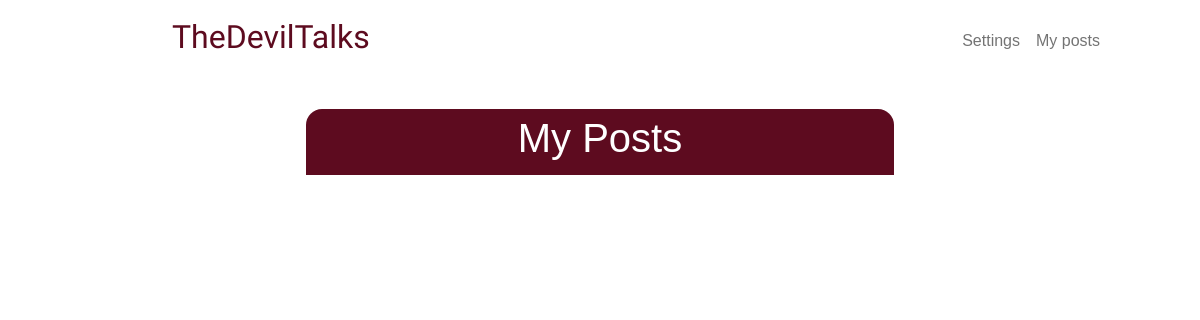
Before: /my-posts (signed in) with the older database file.
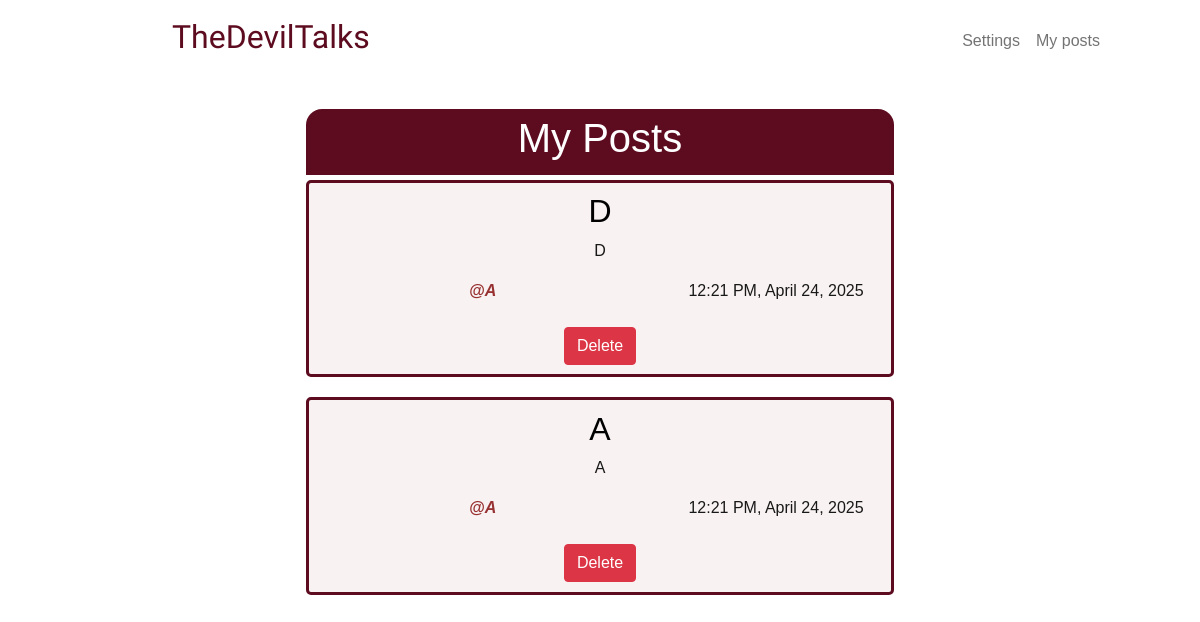
After: the same page with the newer database file.
### tables this page shows
CREATE TABLE posts (
    id INTEGER PRIMARY KEY AUTOINCREMENT NOT NULL,
    user_id INTEGER NOT NULL,
    title TEXT NOT NULL, 
    content TEXT NOT NULL,
    time_stamp DATETIME DEFAULT CURRENT_TIMESTAMP,
    FOREIGN KEY (user_id) REFERENCES users(id) ON DELETE RESTRICT
);

CREATE TABLE users (
    id INTEGER PRIMARY KEY AUTOINCREMENT NOT NULL,
    username TEXT UNIQUE NOT NULL,
    hashed_password TEXT NOT NULL,
    joined_at DATETIME NOT NULL DEFAULT CURRENT_TIMESTAMP,
    is_admin BOOLEAN DEFAULT FALSE
);

### app.py (the view)
@app.route("/my-posts", methods=["GET", "POST"])
@login_required
def my_posts():
    fetch_query = """
        SELECT
            posts.id,
            posts.title,
            posts.content,
            posts.time_stamp,
            users.username
        FROM posts
        JOIN users ON posts.user_id = users.id
        WHERE posts.user_id = ?
        ORDER BY posts.time_stamp DESC;
    """
    if request.method == "POST":
        post_id = request.form.get("post_id")
        db.execute("DELETE FROM posts WHERE id = ? AND user_id = ? ", post_id, session["user_id"])
        user_posts = db.execute(fetch_query, session["user_id"])
        return render_template("my_posts.html", user_posts=user_posts)
    user_posts = db.execute(fetch_query, session["user_id"])
    return render_template("my_posts.html",  user_posts=user_posts)

### app.py (called while the page is built)
def login_required(f):
    @wraps(f)
    def decorated_function(*args, **kwargs):
        if session.get("user_id") is None:
            return redirect("/login")
        return f(*args, **kwargs)
    return decorated_function

@app.template_filter("format_datetime")
def format_datetime(date_time):
    try:
        parsed_date_time = datetime.strptime(date_time, "%Y-%m-%d %H:%M:%S")
        if platform.system() == "Windows":
            format = "%#I:%M %p, %B %d, %Y" # Hashtag instead of '-'
        else:
            format = "%-I:%M %p, %B %d, %Y" # UNIX OS: '-' instead of Hashtag
        return parsed_date_time.strftime(format)
    except Exception:
        return date_time

### templates/my_posts.html (shortened to what this page needs)
{% extends "layout.html" %}
{% block main %}
    <div class="others-post-header">
        <h1> My Posts </h1>
    </div>
    <div>
        {% for post in user_posts %}
            <div class="others-post-container">
                <h2>{{ post["title"] }} </h2>
                <p>{{ post["content"] }} </p>
                <div class="row">
                    <div class="column left">
                        <p class="username"><strong> @{{ post["username"] }} </strong></p>
                    </div>
                    <div class="column right">
                        <p> {{ post["time_stamp"] | format_datetime }} </p>
                    </div>
                </div>
                <form action="/my-posts" method="post" onsubmit="return confirm('Are you sure you want to delete the post?');">
                    <button type="submit" class="btn btn-danger mt-2">Delete</button>
                </form>
            </div>
        {% endfor %}
    </div>
{% endblock %}

### templates/layout.html (shortened to what this page needs)
<!DOCTYPE html>
<html lang="en">
    <head>
        <link href="https://cdn.jsdelivr.net/npm/bootstrap@5.1.3/dist/css/bootstrap.min.css" rel="stylesheet">
        <link href="/static/styles.css" rel="stylesheet">
    </head>
    <body>
        <nav class="bg-light navbar navbar-expand-md navbar-light" id="white-bg">
            <div class="container-fluid">
                <a class="navbar-brand" href="/" id="logo">TheDevilTalks</a>
                <div class="collapse navbar-collapse" id="navbar">
                    {% if session["user_id"] %}
                        <ul class="navbar-nav ms-auto mt-2 rem5-right-padding" >
                            <li class="nav-item"><a class="nav-link" href="/setting">Settings</a></li>
                            <li class="nav-item"><a class="nav-link" href="/my-posts"> My posts </a></li>
                        </ul>
                    {% else %}
                        <ul class="navbar-nav ms-auto mt-1 rem5-right-padding">
                            <li class="nav-item"><a class="nav-link" href="/register">Register</a></li>
                            <li class="nav-item"><a class="nav-link" href="/login">Log In</a></li>
                        </ul>
                    {% endif %}
                </div>
            </div>
        </nav>
        <main class="container-fluid text-center">
            {% block main %}{% endblock %}
        </main>
    </body>
</html>

### static/styles.css (style rules this page uses)
h1 { font-size: 40px; }
p { color:rgba(0, 0, 0, 0.9) ; }
* { font-family: Verdana, Geneva, Tahoma, sans-serif; }
#white-bg { background-color: white !important; }
nav .navbar-brand { font-size: xx-large; }
#logo { font-family: 'ZCOOL XiaoWei', serif !important; color: rgb(93, 11, 31); padding-left: 10rem; }
.others-post-header { background-color: rgb(93, 11, 31); color: rgb(255, 255, 255); margin: 35px 25% 0 25%; padding: 0.3rem; text-align: center; border-radius: 1rem 1rem 0 0; }
.others-post-container { background-color: rgba(128, 0, 0, 0.05); border: solid; border-width: 3px; border-color: rgb(93, 11, 31); color: rgb(0, 0, 0); margin: 5px 25% 20px 25%; padding: 0.6rem; text-align: center; border-radius: 5px; }
.username { color:rgba(128, 0, 0, 0.8); font-style: italic; }
.row { display: flex !important; }
.column { float: left; }
.left { width: 60% !important; }
.right { width: 40% !important; }
.rem5-right-padding { padding-right: 5rem !important; }

Changed rows visible on the page:
added posts: title "D", content "D", username "A", time_stamp "12:21 PM, April 24, 2025"
added posts: title "A", content "A", username "A", time_stamp "12:21 PM, April 24, 2025"
